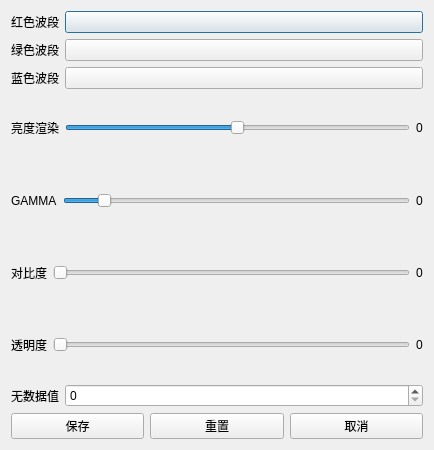
<?xml version="1.0" encoding="UTF-8"?>
<ui version="4.0">
 <class>Dialog</class>
 <widget class="QDialog" name="Dialog">
  <property name="geometry">
   <rect>
    <x>0</x>
    <y>0</y>
    <width>434</width>
    <height>450</height>
   </rect>
  </property>
  <property name="windowTitle">
   <string>Dialog</string>
  </property>
  <layout class="QVBoxLayout" name="verticalLayout">
   <item>
    <layout class="QHBoxLayout" name="horizontalLayout">
     <item>
      <widget class="BodyLabel" name="BodyLabel">
       <property name="text">
        <string>红色波段</string>
       </property>
      </widget>
     </item>
     <item>
      <widget class="ComboBox" name="redBand">
       <property name="sizePolicy">
        <sizepolicy hsizetype="Expanding" vsizetype="Fixed">
         <horstretch>0</horstretch>
         <verstretch>0</verstretch>
        </sizepolicy>
       </property>
      </widget>
     </item>
    </layout>
   </item>
   <item>
    <layout class="QHBoxLayout" name="horizontalLayout_2">
     <item>
      <widget class="BodyLabel" name="BodyLabel_2">
       <property name="text">
        <string>绿色波段</string>
       </property>
      </widget>
     </item>
     <item>
      <widget class="ComboBox" name="greenBand">
       <property name="sizePolicy">
        <sizepolicy hsizetype="Expanding" vsizetype="Fixed">
         <horstretch>0</horstretch>
         <verstretch>0</verstretch>
        </sizepolicy>
       </property>
      </widget>
     </item>
    </layout>
   </item>
   <item>
    <layout class="QHBoxLayout" name="horizontalLayout_3">
     <item>
      <widget class="BodyLabel" name="BodyLabel_3">
       <property name="text">
        <string>蓝色波段</string>
       </property>
      </widget>
     </item>
     <item>
      <widget class="ComboBox" name="blueBand">
       <property name="sizePolicy">
        <sizepolicy hsizetype="Expanding" vsizetype="Fixed">
         <horstretch>0</horstretch>
         <verstretch>0</verstretch>
        </sizepolicy>
       </property>
      </widget>
     </item>
    </layout>
   </item>
   <item>
    <layout class="QHBoxLayout" name="horizontalLayout_4">
     <item>
      <widget class="BodyLabel" name="BodyLabel_4">
       <property name="text">
        <string>亮度渲染</string>
       </property>
      </widget>
     </item>
     <item>
      <widget class="Slider" name="brightnessSlider">
       <property name="minimum">
        <number>-255</number>
       </property>
       <property name="maximum">
        <number>255</number>
       </property>
       <property name="orientation">
        <enum>Qt::Horizontal</enum>
       </property>
      </widget>
     </item>
     <item>
      <widget class="BodyLabel" name="brightLabel">
       <property name="text">
        <string>0</string>
       </property>
      </widget>
     </item>
    </layout>
   </item>
   <item>
    <layout class="QHBoxLayout" name="horizontalLayout_5">
     <item>
      <widget class="BodyLabel" name="BodyLabel_5">
       <property name="text">
        <string>GAMMA</string>
       </property>
      </widget>
     </item>
     <item>
      <widget class="Slider" name="gammaSlider">
       <property name="value">
        <number>10</number>
       </property>
       <property name="orientation">
        <enum>Qt::Horizontal</enum>
       </property>
      </widget>
     </item>
     <item>
      <widget class="BodyLabel" name="gammaLabel">
       <property name="text">
        <string>0</string>
       </property>
      </widget>
     </item>
    </layout>
   </item>
   <item>
    <layout class="QHBoxLayout" name="horizontalLayout_6">
     <item>
      <widget class="BodyLabel" name="BodyLabel_6">
       <property name="text">
        <string>对比度</string>
       </property>
      </widget>
     </item>
     <item>
      <widget class="Slider" name="contrastSlider">
       <property name="maximum">
        <number>100</number>
       </property>
       <property name="orientation">
        <enum>Qt::Horizontal</enum>
       </property>
      </widget>
     </item>
     <item>
      <widget class="BodyLabel" name="contrastLabel">
       <property name="text">
        <string>0</string>
       </property>
      </widget>
     </item>
    </layout>
   </item>
   <item>
    <layout class="QHBoxLayout" name="horizontalLayout_7">
     <item>
      <widget class="BodyLabel" name="BodyLabel_7">
       <property name="text">
        <string>透明度</string>
       </property>
      </widget>
     </item>
     <item>
      <widget class="Slider" name="opacitySlider">
       <property name="orientation">
        <enum>Qt::Horizontal</enum>
       </property>
      </widget>
     </item>
     <item>
      <widget class="BodyLabel" name="opacityLabel">
       <property name="text">
        <string>0</string>
       </property>
      </widget>
     </item>
    </layout>
   </item>
   <item>
    <layout class="QHBoxLayout" name="horizontalLayout_8">
     <item>
      <widget class="BodyLabel" name="BodyLabel_8">
       <property name="text">
        <string>无数据值</string>
       </property>
      </widget>
     </item>
     <item>
      <widget class="SpinBox" name="noDataSpinBox">
       <property name="sizePolicy">
        <sizepolicy hsizetype="Expanding" vsizetype="Fixed">
         <horstretch>0</horstretch>
         <verstretch>0</verstretch>
        </sizepolicy>
       </property>
       <property name="maximum">
        <number>65535</number>
       </property>
      </widget>
     </item>
    </layout>
   </item>
   <item>
    <layout class="QHBoxLayout" name="horizontalLayout_9">
     <item>
      <widget class="PushButton" name="saSave">
       <property name="text">
        <string>保存</string>
       </property>
      </widget>
     </item>
     <item>
      <widget class="PushButton" name="saRestore">
       <property name="text">
        <string>重置</string>
       </property>
      </widget>
     </item>
     <item>
      <widget class="PushButton" name="saCancel">
       <property name="text">
        <string>取消</string>
       </property>
      </widget>
     </item>
    </layout>
   </item>
  </layout>
 </widget>
 <customwidgets>
  <customwidget>
   <class>ComboBox</class>
   <extends>QPushButton</extends>
   <header>qfluentwidgets</header>
  </customwidget>
  <customwidget>
   <class>PushButton</class>
   <extends>QPushButton</extends>
   <header>qfluentwidgets</header>
  </customwidget>
  <customwidget>
   <class>Slider</class>
   <extends>QSlider</extends>
   <header>qfluentwidgets</header>
  </customwidget>
  <customwidget>
   <class>BodyLabel</class>
   <extends>QLabel</extends>
   <header>qfluentwidgets</header>
  </customwidget>
  <customwidget>
   <class>SpinBox</class>
   <extends>QSpinBox</extends>
   <header>qfluentwidgets</header>
  </customwidget>
 </customwidgets>
 <resources/>
 <connections/>
</ui>
